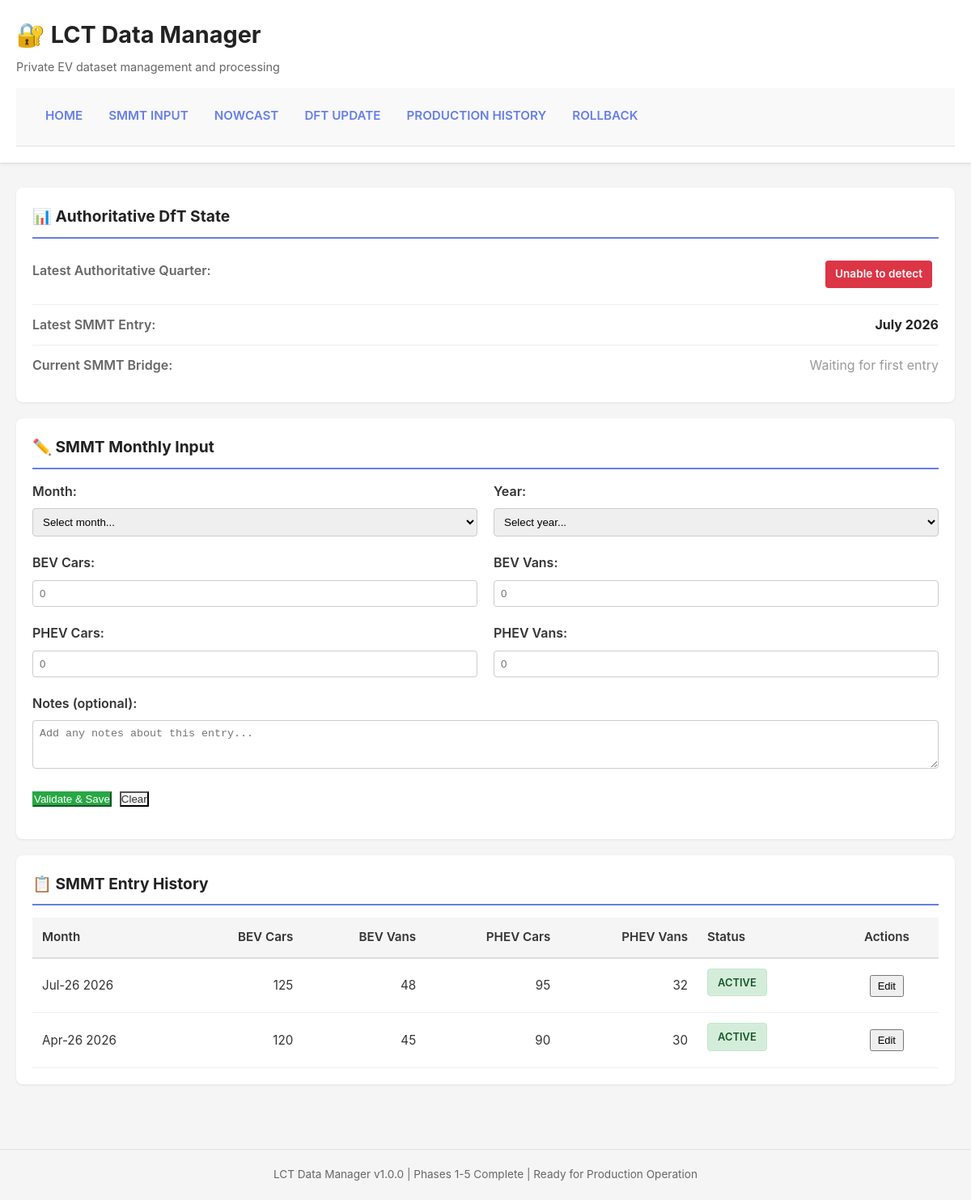
Before: /smmt with the older database file.
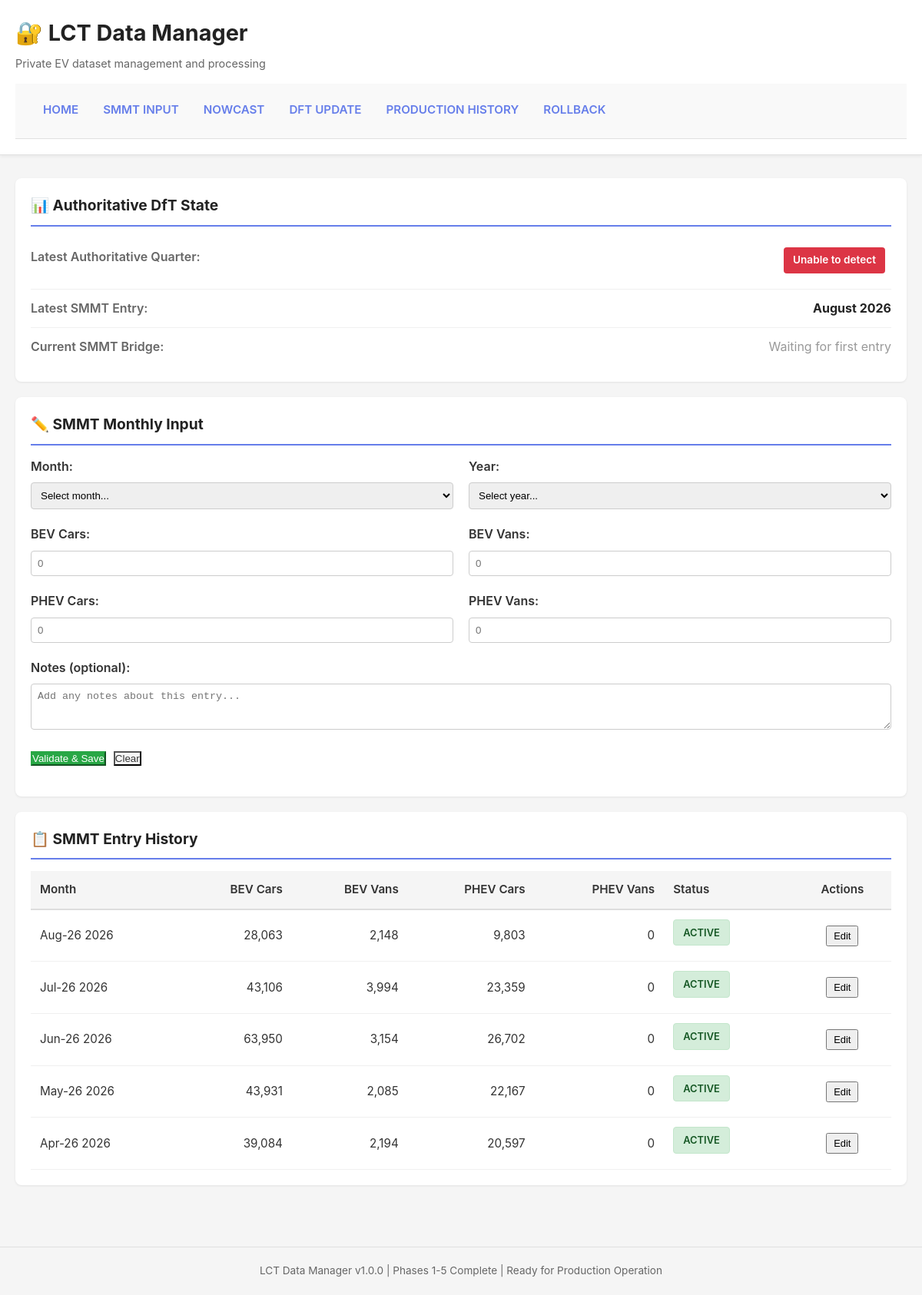
After: the same page with the newer database file.
### tables this page shows
CREATE TABLE smmt_entries (
                id INTEGER PRIMARY KEY AUTOINCREMENT,
                year INTEGER NOT NULL,
                month INTEGER NOT NULL,
                bev_cars INTEGER NOT NULL,
                bev_vans INTEGER NOT NULL,
                phev_cars INTEGER NOT NULL,
                phev_vans INTEGER NOT NULL,
                entered_by TEXT,
                entered_at TIMESTAMP DEFAULT CURRENT_TIMESTAMP,
                status TEXT DEFAULT 'ACTIVE',
                notes TEXT,
                is_current BOOLEAN DEFAULT 1,
                corrected_from_id INTEGER,
                corrected_at TIMESTAMP
            );

### app_data_manager.py (the view)
@app.route("/smmt")
def smmt_input():
    latest_dft = smmt_manager.get_latest_authoritative_dft_period()
    latest_smmt = smmt_manager.get_latest_smmt_entry()
    history_entries = smmt_manager.get_smmt_history()
    suggested = smmt_manager.suggest_next_month()
    latest_dft_quarter = None
    dft_quarter_name = None
    if latest_dft:
        year, month = latest_dft
        month_days = {3: "31", 6: "30", 9: "30", 12: "31"}
        latest_dft_quarter = f"{year}-{month:02d}-{month_days.get(month, '30')}"
        q = (month - 1) // 3 + 1
        dft_quarter_name = f"Q{q} {year}"
    latest_smmt_month = None
    if latest_smmt:
        year, month = latest_smmt
        latest_smmt_month = f"{SMmtManager.month_name(month)} {year}"
    suggested_month = None
    suggested_month_display = None
    if suggested:
        suggested_month = suggested
        year, month = suggested
        suggested_month_display = f"{SMmtManager.month_name(month)} {year}"
    formatted_history = []
    version_counts = {}
    for entry in history_entries:
        key = (entry['year'], entry['month'])
        version_counts[key] = version_counts.get(key, 0) + 1
    for entry in history_entries:
        key = (entry['year'], entry['month'])
        formatted_history.append({
            'year': entry['year'],
            'month': entry['month'],
            'month_display': f"{SMmtManager.month_short(entry['month'])}-{str(entry['year'])[2:]}",
            'bev_cars': entry['bev_cars'],
            'bev_cars_formatted': f"{entry['bev_cars']:,}",
            'bev_vans': entry['bev_vans'],
            'bev_vans_formatted': f"{entry['bev_vans']:,}",
            'phev_cars': entry['phev_cars'],
            'phev_cars_formatted': f"{entry['phev_cars']:,}",
            'phev_vans': entry['phev_vans'],
            'phev_vans_formatted': f"{entry['phev_vans']:,}",
            'status': entry['status'],
            'version_count': version_counts.get(key, 1),
        })
    month_names = [SMmtManager.month_name(i) for i in range(1, 13)]
    return render_template(
        "smmt_input.html",
        latest_dft_quarter=latest_dft_quarter,
        dft_quarter_name=dft_quarter_name,
        latest_smmt_month=latest_smmt_month,
        history=formatted_history,
        suggested_month=suggested_month,
        suggested_month_display=suggested_month_display,
        month_names=month_names,
    )

### data_manager/db.py (called while the page is built)
    def get_connection(self) -> sqlite3.Connection:
        conn = sqlite3.connect(self.db_path)
        conn.row_factory = sqlite3.Row
        return conn

    def get_latest_smmt_entry(self) -> Optional[Dict]:
        conn = self.get_connection()
        cursor = conn.cursor()
        try:
            cursor.execute("""
                SELECT * FROM smmt_entries
                ORDER BY year DESC, month DESC
                LIMIT 1
            """)
            row = cursor.fetchone()
            return dict(row) if row else None
        finally:
            conn.close()

    def get_current_smmt_entries_for_history(self) -> List[Dict]:
        conn = self.get_connection()
        cursor = conn.cursor()
        try:
            cursor.execute("""
                SELECT * FROM smmt_entries
                WHERE is_current = 1
                ORDER BY year DESC, month DESC
            """)
            return [dict(row) for row in cursor.fetchall()]
        finally:
            conn.close()

### data_manager/dft_inspector.py (called while the page is built, shortened)
    def detect_latest_dft_quarter(self) -> Optional[str]:
        veh0135_path = os.path.join(self.ev_dir, "df_VEH0135.csv")
        if not os.path.exists(veh0135_path):
            return None

### data_manager/smmt.py (called while the page is built, shortened)
    def get_latest_authoritative_dft_period(self) -> Optional[Tuple[int, int]]:
        period_str = self.inspector.detect_latest_dft_quarter()
        if not period_str:
            return None
        parts = period_str.split("-")
        year = int(parts[0])
        month = int(parts[1])
        return (year, month)

    def get_latest_smmt_entry(self) -> Optional[Tuple[int, int]]:
        entry = self.db.get_latest_smmt_entry()
        if not entry:
            return None
        return (entry["year"], entry["month"])

    def suggest_next_month(self) -> Optional[Tuple[int, int]]:
        dft_period = self.get_latest_authoritative_dft_period()
        if not dft_period:
            return None

    def get_smmt_history(self) -> List[dict]:
        return self.db.get_current_smmt_entries_for_history()

    @staticmethod
    def month_name(month: int) -> str:
        names = {
            1: "January", 2: "February", 3: "March", 4: "April",
            5: "May", 6: "June", 7: "July", 8: "August",
            9: "September", 10: "October", 11: "November", 12: "December"
        }
        return names.get(month, "Unknown")

### templates/smmt_input.html (shortened to what this page needs)
{% extends "base.html" %}
{% block content %}
<div class="card">
    <h2>📊 Authoritative DfT State</h2>
    <div class="info-row">
        <span class="info-label">Latest Authoritative Quarter:</span>
        <span class="info-value">
            {% if latest_dft_quarter %}
                <strong>{{ latest_dft_quarter }}</strong>
                {% if dft_quarter_name %}<span class="status-badge status-ok">{{ dft_quarter_name }}</span>{% endif %}
            {% else %}
                <span class="status-badge status-error">Unable to detect</span>
            {% endif %}
        </span>
    </div>
    <div class="info-row">
        <span class="info-label">Latest SMMT Entry:</span>
        <span class="info-value">
            {% if latest_smmt_month %}
                <strong>{{ latest_smmt_month }}</strong>
            {% else %}
                <span style="color: #999;">None yet</span>
            {% endif %}
        </span>
    </div>
    <div class="info-row">
        <span class="info-label">Current SMMT Bridge:</span>
        <span class="info-value">
            {% if latest_dft_quarter and latest_smmt_month %}
                {{ latest_dft_quarter }} → {{ latest_smmt_month }}
            {% else %}
                <span style="color: #999;">Waiting for first entry</span>
            {% endif %}
        </span>
    </div>
</div>
<div class="card">
    <h2>✏️ SMMT Monthly Input</h2>
    <form id="smmt-form" style="margin-bottom: 20px;">
        <div style="display: grid; grid-template-columns: 1fr 1fr; gap: 20px; margin-bottom: 20px;">
            <div>
                <label for="month" style="display: block; font-weight: 600; margin-bottom: 8px;">Month:</label>
                <select id="month" name="month" required style="width: 100%; padding: 8px; border: 1px solid #ccc; border-radius: 4px;">
                    <option value="">Select month...</option>
                </select>
            </div>
            <div>
                <label for="year" style="display: block; font-weight: 600; margin-bottom: 8px;">Year:</label>
                <select id="year" name="year" required style="width: 100%; padding: 8px; border: 1px solid #ccc; border-radius: 4px;">
                    <option value="">Select year...</option>
                </select>
            </div>
        </div>
        <div style="display: grid; grid-template-columns: 1fr 1fr; gap: 20px; margin-bottom: 20px;">
            <div>
                <label for="bev_cars" style="display: block; font-weight: 600; margin-bottom: 8px;">BEV Cars:</label>
                <input type="text" id="bev_cars" name="bev_cars" placeholder="0" style="width: 100%; padding: 8px; border: 1px solid #ccc; border-radius: 4px;">
            </div>
            <div>
                <label for="bev_vans" style="display: block; font-weight: 600; margin-bottom: 8px;">BEV Vans:</label>
                <input type="text" id="bev_vans" name="bev_vans" placeholder="0" style="width: 100%; padding: 8px; border: 1px solid #ccc; border-radius: 4px;">
            </div>
        </div>
        <div style="display: grid; grid-template-columns: 1fr 1fr; gap: 20px; margin-bottom: 20px;">
            <div>
                <label for="phev_cars" style="display: block; font-weight: 600; margin-bottom: 8px;">PHEV Cars:</label>
                <input type="text" id="phev_cars" name="phev_cars" placeholder="0" style="width: 100%; padding: 8px; border: 1px solid #ccc; border-radius: 4px;">
            </div>
            <div>
                <label for="phev_vans" style="display: block; font-weight: 600; margin-bottom: 8px;">PHEV Vans:</label>
                <input type="text" id="phev_vans" name="phev_vans" placeholder="0" style="width: 100%; padding: 8px; border: 1px solid #ccc; border-radius: 4px;">
            </div>
        </div>
        <div style="margin-bottom: 20px;">
            <label for="notes" style="display: block; font-weight: 600; margin-bottom: 8px;">Notes (optional):</label>
            <textarea id="notes" name="notes" placeholder="Add any notes about this entry..." style="width: 100%; padding: 8px; border: 1px solid #ccc; border-radius: 4px; min-height: 60px;"></textarea>
        </div>
        <div style="display: flex; gap: 10px;">
            <button type="button" id="save-btn" class="geo-btn" style="background: #28a745; color: white; border-color: #28a745;">Validate & Save</button>
            <button type="reset" class="geo-btn" style="background: #f5f5f5; color: #333;">Clear</button>
        </div>
    </form>
</div>
<div class="card">
    <h2>📋 SMMT Entry History</h2>
    {% if history %}
        <table style="width: 100%; border-collapse: collapse; font-size: 0.95em;">
            <thead style="background: #f5f5f5; border-bottom: 2px solid #ddd;">
                <tr>
                    <th style="padding: 12px; text-align: left; font-weight: 600;">Month</th>
                    <th style="padding: 12px; text-align: right; font-weight: 600;">BEV Cars</th>
                    <th style="padding: 12px; text-align: right; font-weight: 600;">BEV Vans</th>
                    <th style="padding: 12px; text-align: right; font-weight: 600;">PHEV Cars</th>
                    <th style="padding: 12px; text-align: right; font-weight: 600;">PHEV Vans</th>
                    <th style="padding: 12px; text-align: left; font-weight: 600;">Status</th>
                    <th style="padding: 12px; text-align: center; font-weight: 600;">Actions</th>
                </tr>
            </thead>
            <tbody>
                {% for entry in history %}
                    <tr style="border-bottom: 1px solid #f0f0f0;">
                        <td style="padding: 12px;">{{ entry.month_display }} {{ entry.year }}</td>
                        <td style="padding: 12px; text-align: right;">{{ entry.bev_cars_formatted }}</td>
                        <td style="padding: 12px; text-align: right;">{{ entry.bev_vans_formatted }}</td>
                        <td style="padding: 12px; text-align: right;">{{ entry.phev_cars_formatted }}</td>
                        <td style="padding: 12px; text-align: right;">{{ entry.phev_vans_formatted }}</td>
                        <td style="padding: 12px;">
                            <span class="status-badge status-active">{{ entry.status }}</span>
                        </td>
                        <td style="padding: 12px; text-align: center;">
                            <button class="edit-btn" data-year="{{ entry.year }}" data-month="{{ entry.month }}" style="padding: 4px 8px; font-size: 0.85em; cursor: pointer;">Edit</button>
                        </td>
                    </tr>
                {% endfor %}
            </tbody>
        </table>
    {% else %}
        <p style="color: #999; padding: 20px; text-align: center;">No SMMT entries yet. Start by entering data for {{ suggested_month_display or 'the recommended month' }}.</p>
    {% endif %}
</div>
{% endblock %}

### templates/base.html (shortened to what this page needs)
<!DOCTYPE html>
<html lang="en">
<head>
</head>
<body>
    <header>
        <div class="header-content">
            <h1>🔐 LCT Data Manager</h1>
            <p class="subtitle">Private EV dataset management and processing</p>
            <nav>
                <ul>
                    <li><a href="/">HOME</a></li>
                    <li><a href="/smmt">SMMT INPUT</a></li>
                    <li><a href="/nowcast">NOWCAST</a></li>
                    <li><a href="/dft-update">DFT UPDATE</a></li>
                    <li><a href="/promotion-history">PRODUCTION HISTORY</a></li>
                    <li><a href="/rollback-options">ROLLBACK</a></li>
                </ul>
            </nav>
        </div>
    </header>
    <div class="container">
        {% block content %}{% endblock %}
    </div>
    <footer>
        <p>LCT Data Manager v1.0.0 | Phases 1-5 Complete | Ready for Production Operation</p>
    </footer>
</body>
</html>

### templates/base.html (style rules this page uses)
* { margin: 0; padding: 0; box-sizing: border-box; }
body { font-family: -apple-system, BlinkMacSystemFont, 'Segoe UI', Roboto, 'Helvetica Neue', Arial, sans-serif; background: #f5f5f5; color: #333; line-height: 1.6; }
header { background: white; padding: 20px; border-bottom: 1px solid #e0e0e0; box-shadow: 0 2px 4px rgba(0,0,0,0.05); }
.header-content { max-width: 1200px; margin: 0 auto; }
h1 { font-size: 1.8em; font-weight: 700; color: #222; margin-bottom: 5px; }
.subtitle { font-size: 0.9em; color: #666; margin-bottom: 15px; }
nav { background: #f9f9f9; padding: 12px 0; border-bottom: 1px solid #e0e0e0; margin-top: 15px; }
nav ul { list-style: none; display: flex; gap: 0; max-width: 1200px; margin: 0 auto; padding: 0 20px; flex-wrap: wrap; }
nav li { margin: 0; }
nav a { display: block; padding: 10px 16px; color: #667eea; text-decoration: none; font-size: 0.95em; font-weight: 600; border-bottom: 3px solid transparent; transition: all 0.2s; }
.container { max-width: 1200px; margin: 0 auto; padding: 30px 20px; }
.card { background: white; padding: 20px; border-radius: 8px; box-shadow: 0 1px 3px rgba(0,0,0,0.08); margin-bottom: 20px; }
.card h2 { font-size: 1.2em; margin-bottom: 15px; color: #222; border-bottom: 2px solid #667eea; padding-bottom: 10px; }
.status-badge { display: inline-block; padding: 6px 12px; border-radius: 4px; font-size: 0.85em; font-weight: 600; margin-right: 8px; margin-bottom: 8px; }
.status-active { background: #d4edda; color: #155724; border: 1px solid #c3e6cb; }
.status-error { background: #dc3545; color: white; }
.info-row { display: flex; justify-content: space-between; padding: 12px 0; border-bottom: 1px solid #f0f0f0; }
.info-row:last-child { border-bottom: none; }
.info-label { font-weight: 600; color: #666; }
.info-value { color: #222; }
footer { text-align: center; padding: 20px; font-size: 0.85em; color: #666; border-top: 1px solid #e0e0e0; margin-top: 30px; }

Changed rows visible on the page:
no longer on this page (row edited): smmt_entries: month_display "Jul-26", year "2026", bev_cars_formatted "125", bev_vans_formatted "48", phev_cars_formatted "95", phev_vans_formatted "32", status "ACTIVE"
no longer on this page (row edited): smmt_entries: month_display "Apr-26", year "2026", bev_cars_formatted "120", bev_vans_formatted "45", phev_cars_formatted "90", phev_vans_formatted "30", status "ACTIVE"
added smmt_entries: month_display "Aug-26", year "2026", bev_cars_formatted "28,063", bev_vans_formatted "2,148", phev_cars_formatted "9,803", phev_vans_formatted "0", status "ACTIVE"
added smmt_entries: month_display "Jul-26", year "2026", bev_cars_formatted "43,106", bev_vans_formatted "3,994", phev_cars_formatted "23,359", phev_vans_formatted "0", status "ACTIVE"
added smmt_entries: month_display "Jun-26", year "2026", bev_cars_formatted "63,950", bev_vans_formatted "3,154", phev_cars_formatted "26,702", phev_vans_formatted "0", status "ACTIVE"
added smmt_entries: month_display "May-26", year "2026", bev_cars_formatted "43,931", bev_vans_formatted "2,085", phev_cars_formatted "22,167", phev_vans_formatted "0", status "ACTIVE"
added smmt_entries: month_display "Apr-26", year "2026", bev_cars_formatted "39,084", bev_vans_formatted "2,194", phev_cars_formatted "20,597", phev_vans_formatted "0", status "ACTIVE"
Other visible differences:
{{ latest_smmt_month }}: "July 2026" → "August 2026"
